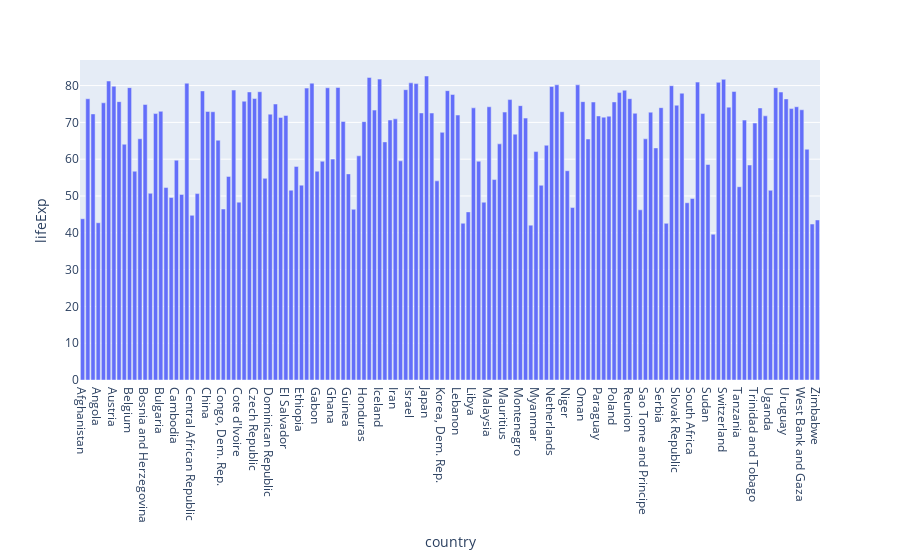

Notebook source saved alongside this figure:
### Code cell
fig3 = px.bar(gapminder_2007,x='country',y='lifeExp')
fig3.show()

### Figure 1 — Plotly figure (JSON) as saved in the notebook; plotly's stock layout.template omitted (floating-point values rounded to 4 significant figures; data arrays with more than 128 entries replaced by an {"elided": "..."} marker saying what was removed)
{"data": [{"alignmentgroup": "True", "hovertemplate": "country=%{x}<br>lifeExp=%{y}<extra></extra>", "legendgroup": "", "marker": {"color": "#636efa", "pattern": {"shape": ""}}, "name": "", "offsetgroup": "", "orientation": "v", "showlegend": false, "textposition": "auto", "type": "bar", "x": {"elided": "142 str values"}, "xaxis": "x", "y": {"elided": "142 float values"}, "yaxis": "y"}], "layout": {"autosize": true, "barmode": "relative", "legend": {"tracegroupgap": 0}, "margin": {"t": 60}, "xaxis": {"anchor": "y", "autorange": true, "domain": [0, 1], "range": [-0.5, 141.5], "title": {"text": "country"}, "type": "category"}, "yaxis": {"anchor": "x", "autorange": true, "domain": [0, 1], "range": [0, 86.95], "title": {"text": "lifeExp"}, "type": "linear"}}}
